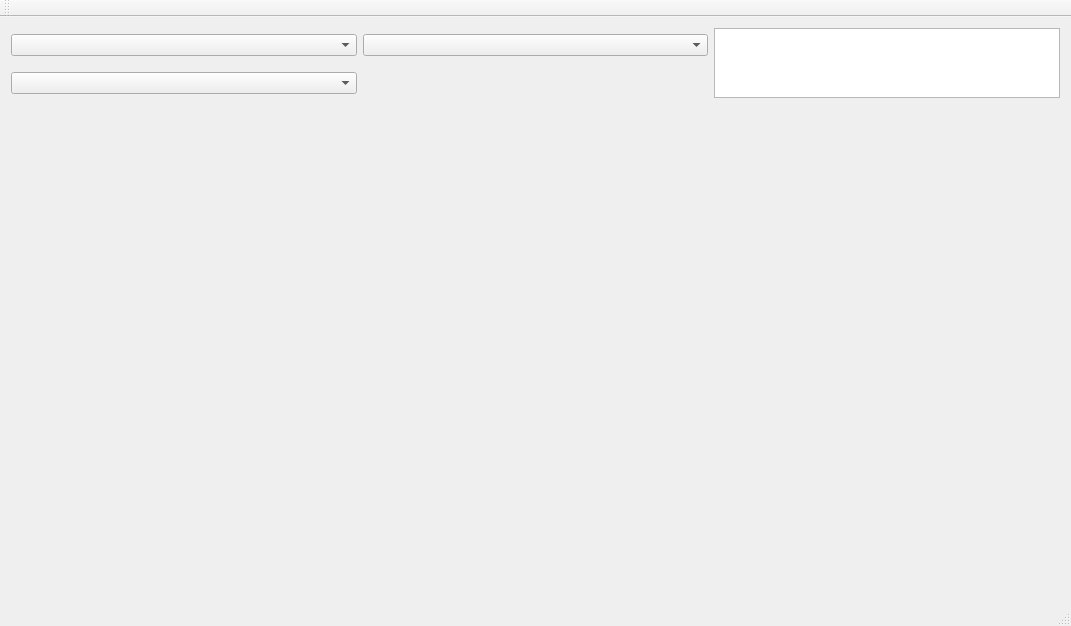
<?xml version="1.0" encoding="UTF-8"?>
<ui version="4.0">
 <class>flightplanerClass</class>
 <widget class="QMainWindow" name="flightplanerClass">
  <property name="geometry">
   <rect>
    <x>0</x>
    <y>0</y>
    <width>1071</width>
    <height>626</height>
   </rect>
  </property>
  <property name="windowTitle">
   <string>flightplaner</string>
  </property>
  <widget class="QWidget" name="centralWidget">
   <layout class="QGridLayout" name="gridLayout">
    <item row="0" column="0">
     <widget class="QComboBox" name="cb_from"/>
    </item>
    <item row="2" column="0" colspan="3">
     <widget class="flightmap" name="widget" native="true"/>
    </item>
    <item row="1" column="0">
     <widget class="QComboBox" name="cb_to"/>
    </item>
    <item row="0" column="1">
     <widget class="QComboBox" name="cb_airline"/>
    </item>
    <item row="0" column="2" rowspan="2">
     <widget class="QTableView" name="tableView">
      <property name="sizePolicy">
       <sizepolicy hsizetype="Minimum" vsizetype="Expanding">
        <horstretch>0</horstretch>
        <verstretch>0</verstretch>
       </sizepolicy>
      </property>
     </widget>
    </item>
   </layout>
  </widget>
  <widget class="QMenuBar" name="menuBar">
   <property name="geometry">
    <rect>
     <x>0</x>
     <y>0</y>
     <width>1071</width>
     <height>23</height>
    </rect>
   </property>
  </widget>
  <widget class="QToolBar" name="mainToolBar">
   <attribute name="toolBarArea">
    <enum>TopToolBarArea</enum>
   </attribute>
   <attribute name="toolBarBreak">
    <bool>false</bool>
   </attribute>
  </widget>
  <widget class="QStatusBar" name="statusBar"/>
 </widget>
 <layoutdefault spacing="6" margin="11"/>
 <customwidgets>
  <customwidget>
   <class>flightmap</class>
   <extends>QWidget</extends>
   <header>flightmap.h</header>
   <container>1</container>
  </customwidget>
 </customwidgets>
 <resources/>
 <connections/>
</ui>
